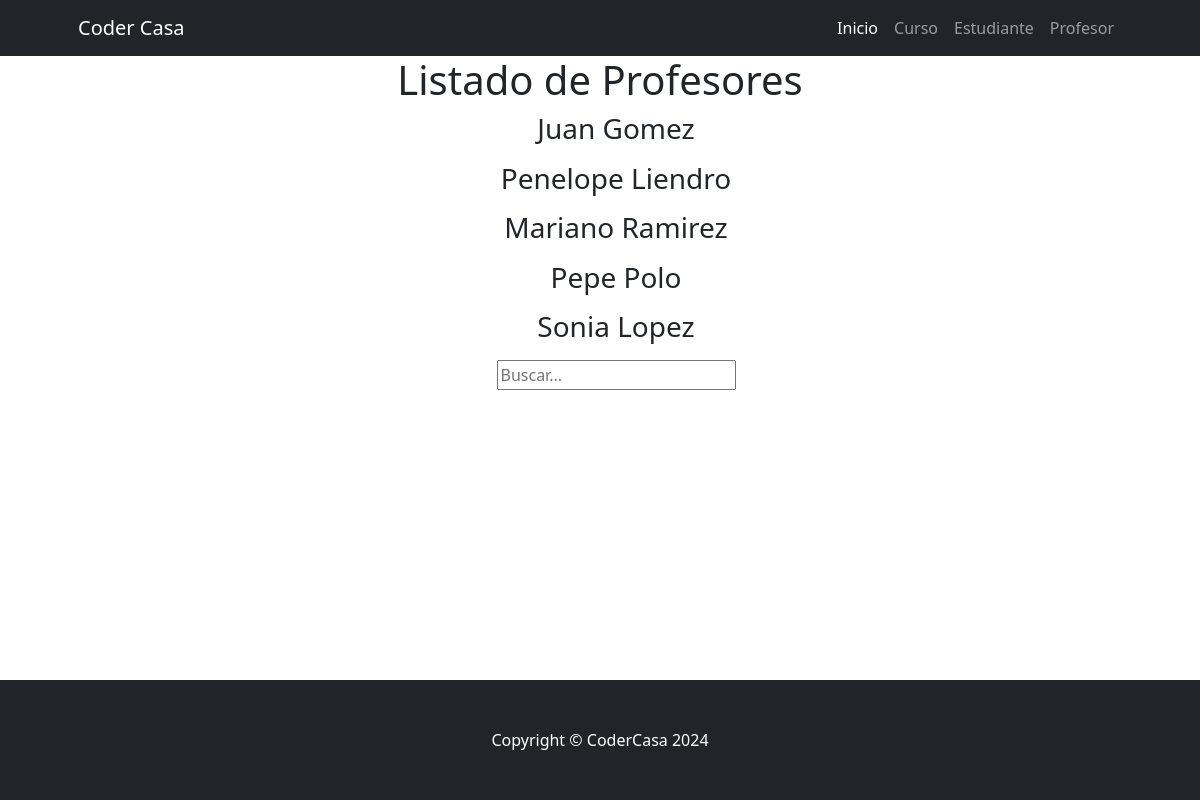
Page /Clase/profesor_list on the committed database.
### Clase/models.py (models this page shows, shortened)
class Profesor(models.Model):
    nombre = models.CharField(max_length=255)
    apellido = models.CharField(max_length=255)
    class Meta:
        verbose_name = "Profesor"
        verbose_name_plural = "Profesores"

### Clase/views.py (the view)
# urls.py: path("profesor_list", profesor_list,name="profesor_list" ),
def profesor_list(request):
    busqueda = request.GET.get("busqueda",None)
    if busqueda:
        print(busqueda)
        consulta = Profesor.objects.filter(nombre__icontains=busqueda)
    else:
       consulta = Profesor.objects.all()
    contexto = {"profesores": consulta}
    return render(request,"Clase/profesor_list.html", contexto)

### Clase/templates/Clase/profesor_list.html (shortened to what this page needs)
{% extends 'core/base.html' %}
{% block content %}
<center>
<h1>Listado de Profesores</h1>
</center>
<center>
{% for profe in profesores  %}
<ul>
    <h3>{{profe.nombre}} {{profe.apellido}}</h3>
</ul>
{% endfor %}
</center>
<ul>
    <center>
    <form action="{% url 'Clase:profesor_list' %}" method="get">
        <input type="text" name="busqueda" placeholder="Buscar...">
    </form>
    </center>
</ul>
{% endblock content %}

### rows in the picture
Profesor: nombre "Juan", apellido "Gomez"
Profesor: nombre "Penelope", apellido "Liendro"
Profesor: nombre "Mariano", apellido "Ramirez"
Profesor: nombre "Pepe", apellido "Polo"
Profesor: nombre "Sonia", apellido "Lopez"
